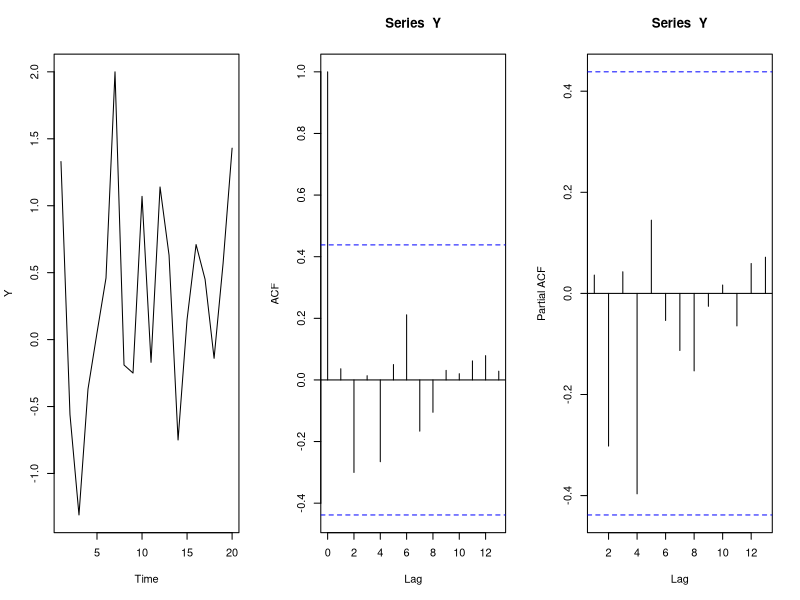
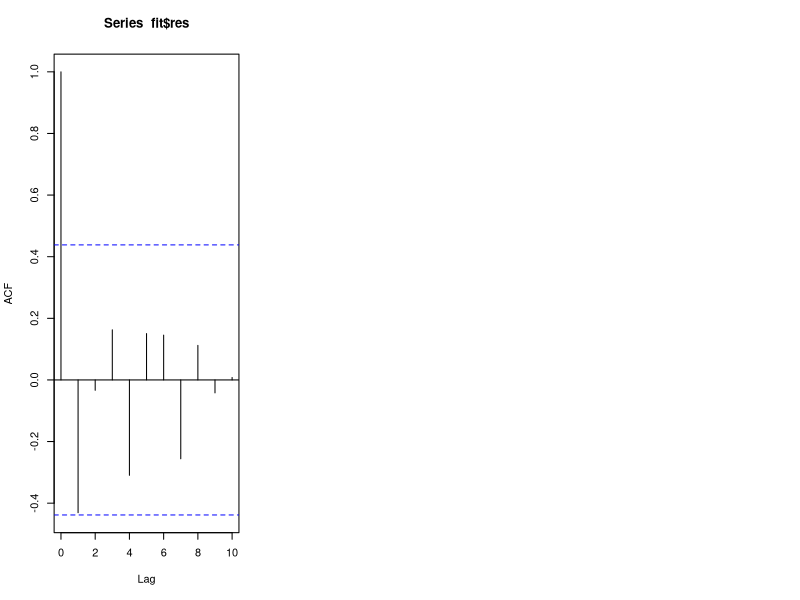

Generate these figures, in order, with R:
Y = c(1.33, -0.56, -1.31, -0.37, 0.05, 0.46, 2.00, -0.19, -0.25, 1.07, -0.17, 1.14, 0.63, -0.75, 0.15, 0.71, 0.45, -0.14, 0.57, 1.43)

## Question 1
par(mfrow = c(1, 3))
ts.plot(Y)
acf(Y)
pacf(Y)

## Question 2
gamma0 = mean((Y - mean(Y))^2)
gamma1 = sum((Y[2:length(Y)] - mean(Y)) * (Y[1:(length(Y) - 1)] - mean(Y))) / length(Y)

## Question 3
Y0 = Y[3:length(Y)]
Y1 = Y[2:(length(Y) - 1)]
Y2 = Y[1:(length(Y) - 2)]
X = as.matrix(cbind(Y1, Y2))
sol = summary(lm(Y0 ~ -1 + X))

## Question 4
gamma2 = sum((Y[3:length(Y)] - mean(Y)) * (Y[1:(length(Y) - 2)] - mean(Y))) / length(Y)
sol = solve(matrix(c(gamma0, gamma1, gamma1, gamma0), nr = 2, byr = T)) %*% c(gamma1, gamma2)

## Question 5
funQ5 = function(para) {
	phi = para[1]
	theta = para[2]
	z = rep(0, length(Y))
	z[1] = Y[1]
	for(i in 2:length(Y)) { 
		z[i] = Y[i] - phi * Y[i - 1] - theta * z[i - 1]
	}
	return(sum(z ^ 2))
}
sol = optim(c(0.1,0.1), funQ5)
sol = funQ5(sol$par) / 19

## Question 6
sol = arima(Y, order = c(1, 0, 1), include.mean = F)

## Question 7
IC = function(y, order.input) {
	fit = arima(y, order = order.input, include.mean = F)
	n = length(y)
	p = order.input[1]
	sig = fit$sigma2
	FPE = sig * (n + p) / (n - p)
    return(FPE)
}
sol = c()
for(i in 1:5) {
    sol = c(sol, round(IC(Y, order = c(i, 0, 0)), 4))
}

## Question 8
IC = function(y, order.input) {
	fit = arima(y, order = order.input, include.mean = F)
	n = length(y)
	q = order.input[3]
	sig = fit$sigma2
	AIC = fit$aic - 2 * (q + 1) + 2 * (q + 1) * n / (n - q - 2)
  return(AIC)
}
sol = c()
for(i in 1:5) {
    sol = c(sol, round(IC(Y, order = c(0, 0, i)), 4))
}

## Question 9
fit = arima(Y, order = c(0, 0, 1), include.mean = F)
res = round(fit$res, 4)
n = length(Y)
r.z = as.numeric(acf(fit$res, 10)$acf)
Q = n * (n + 2) * sum((r.z[-1] ^ 2) / (n - (1:10)))
cv = qchisq(0.95, 10 - 1)

## Question 10
IC = function(y, order.input) {
	fit = arima(y, order = order.input, include.mean = F)
	n = length(y)
	p = order.input[1]
  q = order.input[3]
	sig = fit$sigma2
	FPE = sig * (n + p) / (n - p)
  AIC = fit$aic
  AICC = fit$aic - 2 * (q + 1) + 2 * (q + 1) * n / (n - q - 2)
  BIC = (n - p - q) * log(n * sig / (n - p - 1)) + n * (1 + log(sqrt(2 * pi))) + (p + q) * log((sum(y ^ 2) - n * sig) / (p + q))
	out = cbind(FPE, AIC, AICC, BIC)
	colnames(out) = c("FPE", "AIC", "AICC", "BIC")
	return(out)
}
size = 5
sol = data.frame()
for(i in 0:size) {
    for(j in 0:size) {
        sol = rbind(sol, cbind(i, j, round(IC(Y, c(i, 0, j)), 4)))
    }
}
FPE = sol[which(sol$FPE == min(sol$FPE, na.rm = T)), ]
AIC = sol[which(sol$AIC == min(sol$AIC, na.rm = T)), ]
AICC = sol[which(sol$AICC == min(sol$AICC, na.rm = T)), ]
BIC = sol[which(sol$BIC == min(sol$BIC, na.rm = T)), ]